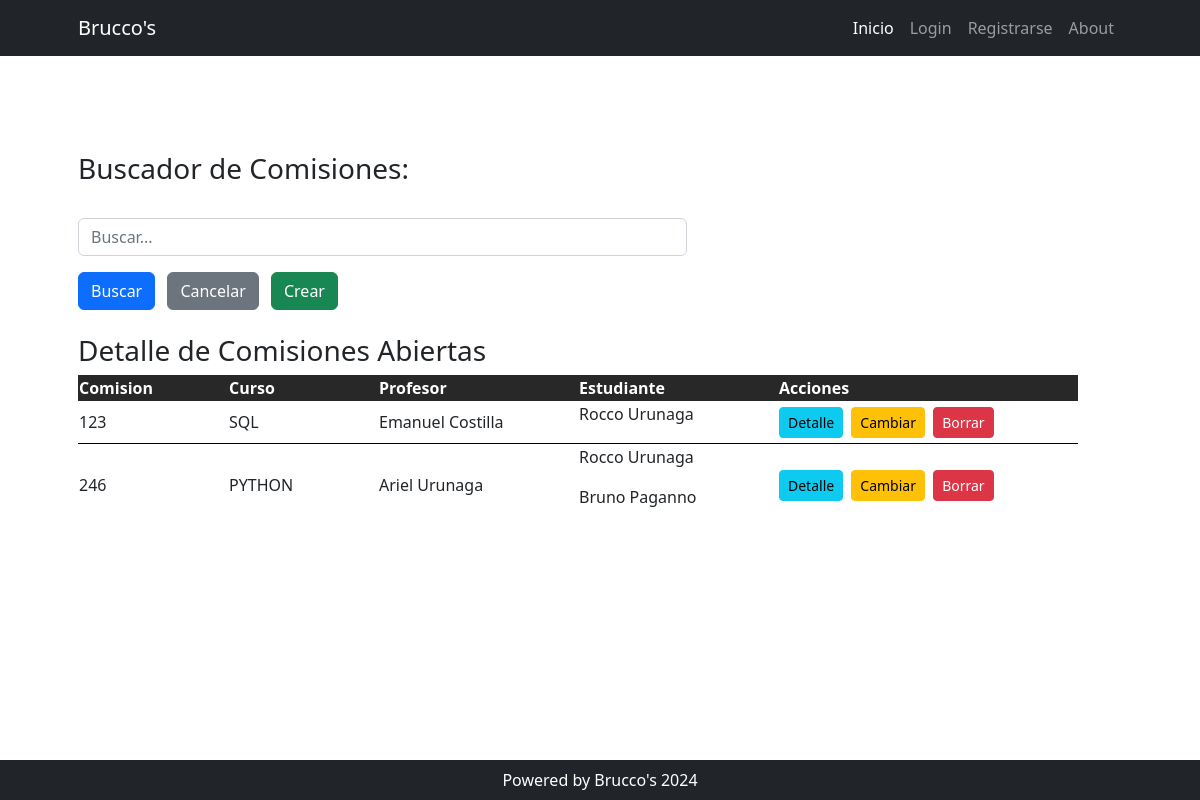
Page /comisiones/ on the committed database.
### cursos/models.py (models this page shows, shortened)
class Comision(models.Model):
    nombre = models.PositiveBigIntegerField(unique=True)
    curso = models.ForeignKey(Curso, on_delete=models.SET_NULL, null=True, blank=True, related_name="comisiones")
    profesor = models.ForeignKey(Profesor, on_delete=models.SET_NULL, null=True, blank=True, related_name="comisiones")
    estudiante = models.ManyToManyField(Estudiante, related_name="comisiones")

class Curso(models.Model):
    nombre = models.CharField(max_length=100)
    def __str__(self):
        return self.nombre

class Profesor(models.Model):
    nombre = models.CharField(max_length=100, unique=True)
    def __str__(self):
        return self.nombre

class Estudiante(models.Model):
    nombre = models.CharField(max_length=100, unique=True)

### comisiones/views.py (the view)
# urls.py: path("", views.home, name="home"),
def home(request):
    consulta = request.GET.get("consulta", None)
    if consulta:
        query = models.Comision.objects.filter(nombre__icontains=consulta)
    else:
        query = models.Comision.objects.all()
    context = {"comisiones" : query}
    return render(request, "comisiones/index.html", context)

### comisiones/templates/comisiones/index.html (shortened to what this page needs)
{% extends 'core/base.html' %}
{% load static %}
{% block contenido %}
    <div class="row gx-4 gx-lg-12 align-items-center my-5">
        <div class="col-lg-12">
            <div class="col-lg-7">
                <h3 class="font-weight-light">Buscador de Comisiones:</h3>
                <div class="py-lg-4 ">
                    <form action="{% url 'comisiones:home' %}" method="get">
                        <input type="text"
                               name="consulta"
                               placeholder="Buscar..."
                               class="form-control me-2">
                        <button type="submit" class="btn btn-primary me-2">Buscar</button>
                        <button type="button" class="btn btn-secondary me-2" onclick="this.form.reset();">Cancelar</button>
                        <a class="btn btn-success" href="{% url 'comisiones:create' %}">Crear</a>
                    </form>
                </div>
            </div>
            <h3>Detalle de Comisiones Abiertas</h3>
            <table>
                <thead>
                    <tr>
                        <th style="width: 150px; background-color: #282828; color: #ffffff;">Comision</th>
                        <th style="width: 150px; background-color: #282828; color: #ffffff;">Curso</th>
                        <th style="width: 200px; background-color: #282828; color: #ffffff;">Profesor</th>
                        <th style="width: 200px; background-color: #282828; color: #ffffff;">Estudiante</th>
                        <th style="width: 300px; background-color: #282828; color: #ffffff;">Acciones</th>
                    </tr>
                </thead>
                <tbody>
                    {% for comision in comisiones %}
                        <tr>
                            <td>{{ comision.nombre }}</td>
                            <td>{{ comision.curso }}</td>
                            <td>{{ comision.profesor }}</td>
                            <td>
                                {% for estudiante in comision.estudiante.all %}
                                <p>{{estudiante.nombre}}</p>
                                {% endfor %}
                            </td>
                            <td>
                                <a class="btn btn-info btn-sm me-1"
                                   href="{% url 'comisiones:detail' comision.id %}">Detalle</a>
                                <a class="btn btn-warning btn-sm me-1"
                                   href="{% url 'comisiones:update' comision.id %}">Cambiar</a>
                                <a class="btn btn-danger btn-sm"
                                   href="{% url 'comisiones:delete' comision.id %}">Borrar</a>
                            </td>
                        </tr>
                    {% endfor %}
                </tbody>
            </table>
        </div>
    </div>
{% endblock contenido %}

### core/templates/core/base.html (style rules this page uses)
table tr { border-bottom: 1px solid black; }
table tr:last-child { border-bottom: none; }

### rows in the picture
Comision: nombre "123", curso "SQL", profesor "Emanuel Costilla"
Estudiante: nombre "Rocco Urunaga"
Comision: nombre "246", curso "PYTHON", profesor "Ariel Urunaga"
Estudiante: nombre "Bruno Paganno"
